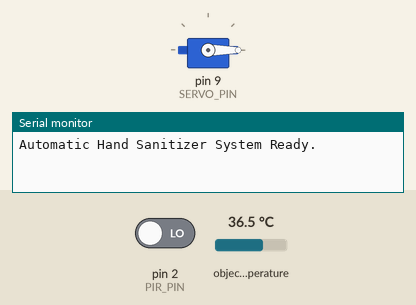
Simulated run of this sketch. Board: Arduino Uno, built with avr-gcc and run on an emulated ATmega328P. Parts: servo, the last lines printed to the serial monitor. Inputs (shaded band) come from the test bench; at power-on: pin 2 (PIR_PIN) LOW, object temperature 36.5 °C.

Above: at 1.2 s.
1.3 s: pin 2 (PIR_PIN) driven HIGH
At 2.1 s:
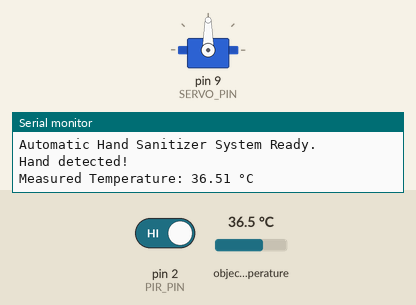
Timing chart, 0 to 9.8 s (numbered marks = the images above; inputs shaded):
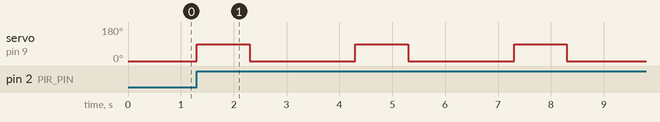

The sketch:

Automatic_Hand_Sanitizer_with_Temperature_Sensing.ino
```cpp
#include <Wire.h>
#include <Adafruit_MLX90614.h>
#include <Servo.h>
#include <SoftwareSerial.h>

#define PIR_PIN 2
#define SERVO_PIN 9
#define TEMP_THRESHOLD 37.5  // High temperature threshold (in Celsius)

// Create instances for sensors and modules
Adafruit_MLX90614 mlx = Adafruit_MLX90614();
Servo sanitizerServo;
SoftwareSerial gsm(7, 8); // RX, TX for GSM module

void setup() {
  // Initialize serial communication
  Serial.begin(9600);
  gsm.begin(9600);

  // Initialize the temperature sensor
  mlx.begin();

  // Initialize the PIR sensor pin
  pinMode(PIR_PIN, INPUT);

  // Attach the servo motor to the pin
  sanitizerServo.attach(SERVO_PIN);

  // Move the servo to the initial position
  sanitizerServo.write(0);

  Serial.println("Automatic Hand Sanitizer System Ready.");
}

void loop() {
  // Check if the PIR sensor detects a hand
  if (digitalRead(PIR_PIN) == HIGH) {
    Serial.println("Hand detected!");

    // Measure the temperature of the hand
    double temp = mlx.readObjectTempC();
    Serial.print("Measured Temperature: ");
    Serial.print(temp);
    Serial.println(" °C");

    if (temp > TEMP_THRESHOLD) {
      // If temperature is high, send an alert message
      sendAlertMessage(temp);
    }

    // Activate the sanitizer
    dispenseSanitizer();

    // Wait for a while before resetting
    delay(2000);
  }
}

void dispenseSanitizer() {
  // Rotate the servo to dispense sanitizer
  sanitizerServo.write(90);
  delay(1000);  // Keep the dispenser on for 1 second
  sanitizerServo.write(0);  // Return to the initial position
  Serial.println("Sanitizer dispensed.");
}

void sendAlertMessage(double temp) {
  gsm.print("AT+CMGF=1\r");  // Set SMS mode to text
  delay(1000);
  gsm.print("AT+CMGS=\"+1234567890\"\r");  // Replace with admin's phone number
  delay(1000);
  gsm.print("ALERT! High Temperature Detected: ");
  gsm.print(temp);
  gsm.print(" °C. Please check immediately.\r");
  delay(1000);
  gsm.write(26);  // ASCII code for CTRL+Z to send the message
  Serial.println("Alert message sent to admin.");
  delay(1000);
}
```

Measured:
- after the input at 1.3 s, servo on pin 9 (SERVO_PIN): alternates 90° for 1.0 s and 0° for 2.0 s, starting at once
